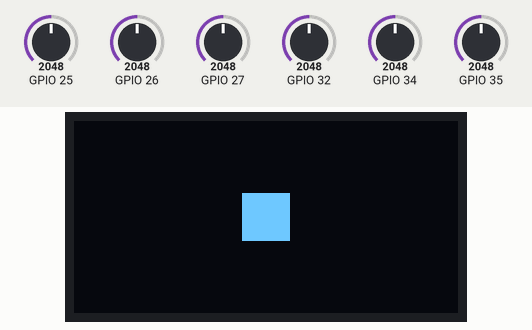
Simulated run of this sketch. Board: ESP32. Parts: 128×64 one-colour display. Inputs (shaded band) come from the test bench; at power-on: GPIO 32 = 2048, GPIO 34 = 2048, GPIO 25 = 2048, GPIO 26 = 2048, GPIO 27 = 2048, GPIO 35 = 2048. What the sketch prints to the serial monitor is not drawn.

Above: at 1.2 s.
1.3 s: GPIO 32 set to 2866
At 1.36 s:
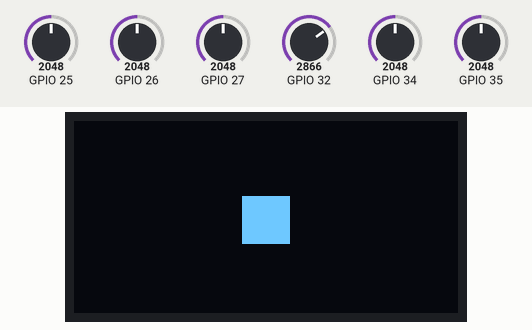
2.8 s: GPIO 34 set to 2866
At 2.89 s:
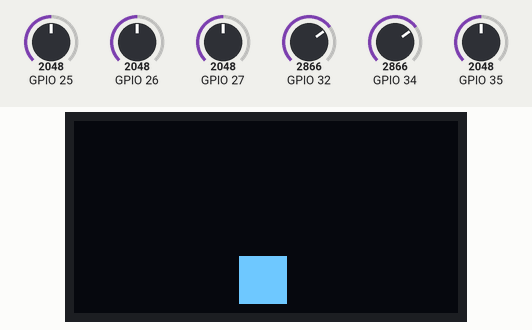
4.3 s: GPIO 32 set to 3972
At 4.34 s:
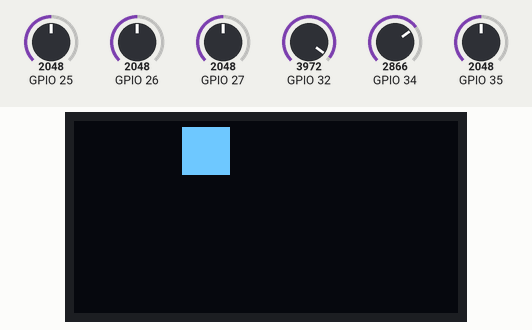
5.8 s: GPIO 34 set to 3972
At 5.87 s:
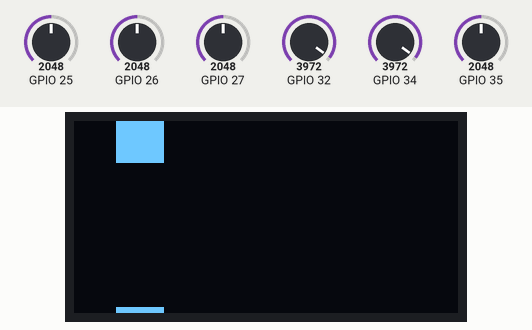
7.3 s: GPIO 32 set to 1228
At 7.4 s:
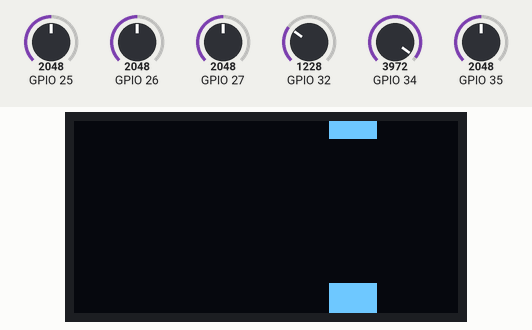
8.8 s: GPIO 34 set to 1228
At 8.85 s:
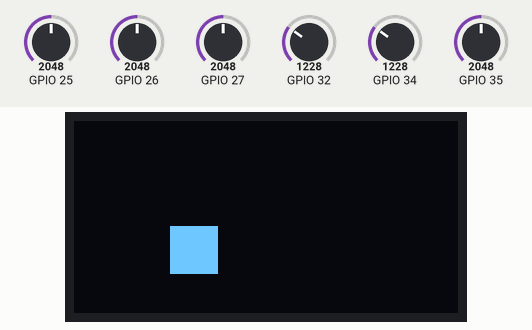

The sketch:

OLedESP32Game.ino
```cpp
#include <SPI.h>
#include <Wire.h>
#include <Adafruit_GFX.h>
#include <Adafruit_SSD1306.h>

#define SCREEN_WIDTH 128 // OLED display width, in pixels
#define SCREEN_HEIGHT 64 // OLED display height, in pixels

// Declaration for an SSD1306 display connected to I2C (SDA, SCL pins)
// The pins for I2C are defined by the Wire-library.
// Pin 21|22 for data|clock
#define OLED_RESET     -1 // Reset pin # (or -1 if sharing Arduino reset pin)
#define SCREEN_ADDRESS 0x3C ///< See datasheet for Address;
Adafruit_SSD1306 display(SCREEN_WIDTH, SCREEN_HEIGHT, &Wire, OLED_RESET);


// Game Object Assets and Commonly Referenced Attributes
static const unsigned char PROGMEM square_16[] = {0b11111111, 0b11111111, 0b11111111, 0b11111111, 0b11111111, 0b11111111, 0b11111111, 0b11111111, 0b11111111, 0b11111111, 0b11111111, 0b11111111, 0b11111111, 0b11111111, 0b11111111, 0b11111111, 0b11111111, 0b11111111, 0b11111111, 0b11111111, 0b11111111, 0b11111111, 0b11111111, 0b11111111, 0b11111111, 0b11111111, 0b11111111, 0b11111111, 0b11111111, 0b11111111, 0b11111111, 0b11111111};
//static const unsigned char PROGMEM square_16[] = {0b11111111, 0b11111111, 0b00000000, 0b00000000, 0b00000000, 0b00000000, 0b00000000, 0b00000000, 0b00000000, 0b00000000, 0b00000000, 0b00000000, 0b00000000, 0b00000000, 0b00000011, 0b11000000, 0b00000011, 0b11000000, 0b00000000, 0b00000000, 0b00000000, 0b00000000, 0b00000000, 0b00000000, 0b00000000, 0b00000000, 0b00000000, 0b00000000, 0b00000000, 0b00000000, 0b11111111, 0b11111111};


// Game Object Classes
class Player {
  private:
    int width;
    int height;
  public:
    int x_coordinate;
    int y_coordinate;
    int health = 3;
    int direction_facing = 0; //0=North, 1=East, 2=South, 3=West
    bool is_shooting = false;

    Player(int width, int height, int x_coordinate, int y_coordinate)
      {
      this->width = width;
      this->height = height;
      this->x_coordinate = x_coordinate;
      this->y_coordinate = y_coordinate;
      init();
    }

    void init() {
      //display.clearDisplay();
      //visualize();
      //display.display();
    }

    void visualize() {
      if(check_boundary()){
        int x = x_coordinate - width/2;
        int y = y_coordinate - height/2;
        if(x_coordinate > (display.width() - width/2)){
          if(y_coordinate > display.height() - height/2) {
            display.drawBitmap(x - display.width(), y - display.height(), square_16, width, height, 1);
          } if(y_coordinate < height/2){
            display.drawBitmap(x - display.width(), display.height() + y, square_16, width, height, 1);
          }
          display.drawBitmap(x - display.width(), y, square_16, width, height, 1);
        } else if(x_coordinate < width/2){
          if(y_coordinate > display.height() - height/2) {
            display.drawBitmap(x + display.width(), y - display.height(), square_16, width, height, 1);
          } if(y_coordinate < height/2){
            display.drawBitmap(x + display.width(), display.height() + y, square_16, width, height, 1);
          }
          display.drawBitmap(x + display.width(), y, square_16, width, height, 1);
        }
        if(y_coordinate > display.height() - height/2) {
          display.drawBitmap(x, y - display.height(), square_16, width, height, 1);
        } else if(y_coordinate < height/2) {
          display.drawBitmap(x, display.height() + y, square_16, width, height, 1);
        }
        display.drawBitmap(x, y, square_16, width, height, 1);
        //Serial.print(x);
        //Serial.print("___");
        //Serial.println(y);
      }
    }

    bool check_boundary() {
      return true;
    }

    bool move_(int x_speed, int y_speed) {
      x_coordinate = x_coordinate + x_speed;
      y_coordinate = y_coordinate + y_speed;
      if(x_coordinate > display.width() + width/2){
        x_coordinate = x_coordinate - display.width();
      } else if(x_coordinate < -width/2){
        x_coordinate = display.width() - width/2;
      }
      if(y_coordinate > display.height() + height/2){
        y_coordinate = y_coordinate - display.height();
      } else if(y_coordinate < -height/2){
        y_coordinate = display.height() - height/2;
      }
    }
};

Player player(16, 16, display.width()/2, display.height()/2);

void setup() {
  // put your setup code here, to run once:
  Serial.begin(9600);
  Serial.println("yeet");
  // SSD1306_SWITCHCAPVCC = generate display voltage from 3.3V internally
  if(!display.begin(SSD1306_SWITCHCAPVCC, SCREEN_ADDRESS)) {
    Serial.println(F("SSD1306 allocation failed"));
    for(;;); // Don't proceed, loop forever
  }
  display.setTextWrap(true);

}

void loop() {
  // put your main code here, to run repeatedly:
  int L_left_right_v = analogRead(34);
  int L_click_v = analogRead(35);
  int L_up_down_v = analogRead(32);


  int R_left_right_v = analogRead(27);
  int R_click_v = analogRead(26);
  int R_up_down_v = analogRead(25);

  Serial.println(R_left_right_v);
  Serial.println(R_click_v);
  Serial.println(R_up_down_v);
  Serial.println();

  //Serial.println(click_v);
  player.move_(-1 * (L_left_right_v-2047)/500, (L_up_down_v-2047)/500);

  display.clearDisplay();
  player.visualize();
  display.display();

  delay(50);
}
```

Measured:
- after the input at 1.3 s, the display: changes after 0.06 s (image 1)
